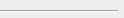
<?xml version="1.0" encoding="UTF-8"?>
<ui version="4.0">
 <class>QHandle</class>
 <widget class="QWidget" name="QHandle">
  <property name="geometry">
   <rect>
    <x>0</x>
    <y>0</y>
    <width>124</width>
    <height>18</height>
   </rect>
  </property>
  <property name="windowTitle">
   <string>Form</string>
  </property>
  <widget class="Line" name="line">
   <property name="geometry">
    <rect>
     <x>0</x>
     <y>10</y>
     <width>118</width>
     <height>3</height>
    </rect>
   </property>
   <property name="orientation">
    <enum>Qt::Horizontal</enum>
   </property>
  </widget>
 </widget>
 <resources/>
 <connections/>
</ui>
